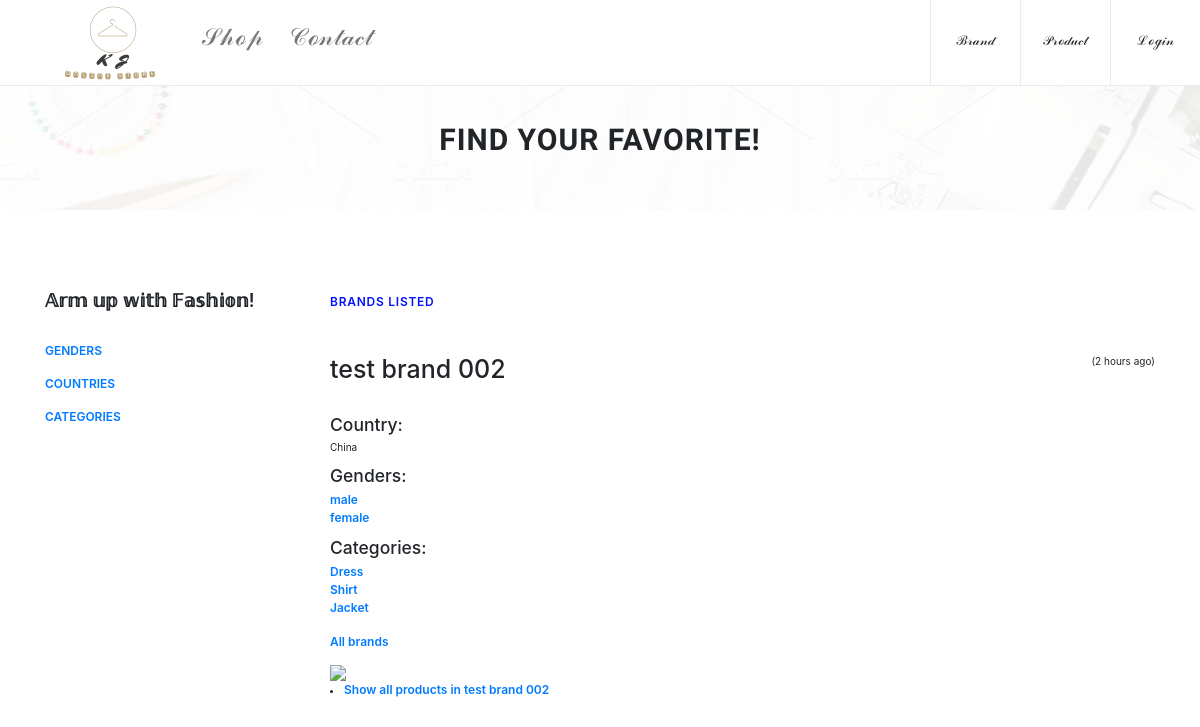
The app's page /brand/9 with its own data.
### fashions/models.py (models this page shows, shortened)
class Brand(models.Model) :
    name = models.CharField(
            max_length=200,
            validators=[MinLengthValidator(2, "Title must be greater than 2 characters")]
    )
    discription = models.TextField(
        validators=[MinLengthValidator(3, "Discription must be greater than 3 characters")]
    )
    owner = models.ForeignKey(settings.AUTH_USER_MODEL, on_delete=models.CASCADE)
    nation = models.ForeignKey(Nation, on_delete=models.CASCADE, null=True)
    categories = models.ManyToManyField(Category, help_text='Choose the categories this brand have')
    genders = models.ManyToManyField(Gender, help_text='Choose the target genders this brand have')
    created_at = models.DateTimeField(auto_now_add=True)
    updated_at = models.DateTimeField(auto_now=True)
    picture = models.BinaryField(null=True, editable=True, blank=True)
    content_type = models.CharField(max_length=256, null=True, help_text='The MIMEType of the file')

class Nation(models.Model) :
    name = models.CharField(
            max_length=200,
            validators=[MinLengthValidator(2, "Name must be greater than 2 characters")]
    )
    picture = models.BinaryField(null=True, editable=True, blank=True)
    def __str__(self):
        return self.name

class Gender(models.Model) :
    name = models.CharField(
            max_length=200,
            validators=[MinLengthValidator(2, "Name must be greater than 2 characters")]
    )

class Category(models.Model) :
    name = models.CharField(
            max_length=200,
            validators=[MinLengthValidator(2, "Title must be greater than 2 characters")]
    )
    discription = models.TextField(
        validators=[MinLengthValidator(3, "Discription must be greater than 3 characters")]
    )
    created_at = models.DateTimeField(auto_now_add=True)
    updated_at = models.DateTimeField(auto_now=True)

### fashions/views.py (the view)
# urls.py: path('brand/<int:pk>', views.BrandDetailView.as_view(), name='brand_detail'),
class BrandDetailView(OwnerDetailView):
    model = Brand
    template_name = "fashions/brand_detail.html"
    def get(self, request, pk) :
        brand = Brand.objects.get(id=pk)
        products = Product.objects.filter(brand=brand).order_by('-updated_at')
        gender_list = Gender.objects.all()
        nation_list = Nation.objects.all()
        category_list = Category.objects.all()
        brand_categories = brand.categories.all()
        brand_genders = brand.genders.all()
        context = { 'brand': brand, 'products': products, 'gender_list': gender_list, \
            'nation_list' : nation_list, 'category_list' : category_list, 'brand_categories': brand_categories, \
                'brand_genders' : brand_genders}
        return render(request, self.template_name, context)

### home/context_processors.py (called while the page is built)
def settings(request):
    return {
        'settings': django_settings,
    }

### fashions/templates/fashions/brand_detail.html (shortened to what this page needs)
{% extends "fashions/base_menu.html" %}
{% load app_tags %}
{% load staticfiles %}
{% load humanize %}
{% block navbar %}
<header class="header_area">
        <div class="classy-nav-container breakpoint-off d-flex align-items-center justify-content-between">
            <nav class="classy-navbar" id="essenceNav">
                <a class="nav-brand" href="#"><img src="{% static 'KJlogo.png' %}" alt="" width="100" height="100"></a>
                <div class="classy-menu">
                    <div class="classynav">
                        <ul>
                            <li><a href="{% url 'fashions:brand' %}"><font size="+2"> 𝒮𝒽ℴ𝓅 </font></a>
                            </li>
                            <li><a href="#"><font size="+2"> 𝒞ℴ𝓃𝓉𝒶𝒸𝓉 </font></a></li>
                        </ul>
                    </div>
                </div>
            </nav>
            <div class="header-meta d-flex clearfix justify-content-end">
                <div class="favourite-area">
                    <a href="{% url 'fashions:brand' %}"><font size="-1"> ℬ𝓇𝒶𝓃𝒹 </font></a>
                </div>
                <div class="favourite-area">
                    <a href="{% url 'fashions:product' %}"><font size="-1"> 𝒫𝓇ℴ𝒹𝓊𝒸𝓉 </font></a>
                </div>
                <div class="user-login-info">
                    {% if user.is_authenticated %}
                    <a href="{% url 'logout' %}?next={% url 'fashions:brand' %}"><font size="-1"> ℒℴℊℴ𝓊𝓉 </font></a>
                    {% else %}
                    <a href="{% url 'login' %}?next={% url 'fashions:brand' %}"><font size="-1"> ℒℴℊ𝒾𝓃 </font></a>
                    {% endif %}
                </div>
            </div>
        </div>
    </header>
            <div class="breadcumb_area bg-img" style="background-image: url({% static 'img/title_br.jpg' %});">
                <div class="container h-100">
                    <div class="row h-100 align-items-center">
                        <div class="col-12">
                            <div class="page-title text-center">
                                <h2>Find your favorite!</h2>
                            </div>
                        </div>
                    </div>
                </div>
            </div>
    <section class="shop_grid_area section-padding-80">
        <div class="container">
            <div class="row">
                <div class="col-12 col-md-4 col-lg-3">
                    <div class="shop_sidebar_area">
                        <div class="widget catagory mb-50">
                            <h6 class="widget-title mb-30"> 𝔸𝕣𝕞 𝕦𝕡 𝕨𝕚𝕥𝕙 𝔽𝕒𝕤𝕙𝕚𝕠𝕟! </h6>
                            <div class="catagories-menu">
                                <ul id="menu-content2" class="menu-content collapse show">
                                    <li data-toggle="collapse" data-target="#gender">
                                        <a href="#">Genders</a>
                                <li data-toggle="collapse" data-target="#country">
                                    <a href="#">Countries</a>
                                </li>
                                <li data-toggle="collapse" data-target="#category">
                                        <a href="#">Categories</a>
                                </li>
                                </ul>
                            </div>
                        </div>
                    </div>
                </div>
                <div class="col-12 col-md-8 col-lg-9">
                    <div class="shop_grid_product_area">
                        <div class="row">
                            <div class="col-12">
                                <div class="product-topbar d-flex align-items-center justify-content-between">
                                    <div class="total-products">
                                        <p><span>Brands listed</span></p>
                                    </div>
                                </div>
                            </div>
                        </div>
                        <span style="float: right;">
                                ({{ brand.updated_at|naturaltime }})
                        </span>
                                <h1>{{ brand.name }}</h1>
                                <br>
                                <p>
                                    <h3> Country: </h3> {{ brand.nation }}
                                </p>
                                <p>
                                    <h3>Genders: </h3>
                                    {% if brand_genders %}
                                    <ul>
                                        {% for gender in brand_genders %}
                                        <li>
                                            <a href="{% url 'fashions:filteredbrand' 0 gender.id 0 %}">{{ gender.name }}</a>
                                            <br/>
                                        </li>
                                        {% endfor %}
                                    </ul>
                                    {% else %}
                                        <p>There are no categories currently.</p>
                                    {% endif %}
                                </p>
                                <p>
                                    <h3>Categories: </h3>
                                    {% if brand_categories %}
                                    <ul>
                                        {% for category in brand_categories %}
                                        <li>
                                            <a href="{% url 'fashions:filteredbrand' category.id 0 0 %}">{{ category.name }}</a>
                                            <br/>
                                        </li>
                                        {% endfor %}
                                    </ul>
                                    {% else %}
                                        <p>There are no categories currently.</p>
                                    {% endif %}
                                </p>
                                <p>
                                <a href="{% url 'fashions:all' %}">All brands</a>
                                </p>
                                {% if brand.content_type %}
                                <img style="float:center; max-width:50%;" src="{% url 'fashions:brand_picture' brand.id %}">
                                {% endif %}
                                <li data-toggle="collapse" data-target="#product">
                                        <a href="#">Show all products in {{ brand.name}}</a>
                                </li>
                </div>
            </div>
        </div>
    </section>
{% endblock %}

### home/static/css/core-style.css (style rules this page uses)
* { margin: 0; padding: 0; }
body { font-family: "Poppins", sans-serif; font-size: 14px; background-color: #ffffff; margin-top: 85px; }
h1, h2, h3, h4, h5, h6 { color: #000000; line-height: 1.3; font-weight: 700; font-family: "Ubuntu", sans-serif; }
p { color: #787878; font-size: 14px; line-height: 2; font-weight: 400; }
a { -webkit-transition: all 500ms ease 0s; transition: all 500ms ease 0s; text-decoration: none; outline: 0 solid transparent; color: #000000; font-weight: 600; font-size: 12px; }
ul, ol { margin: 0; }
ul li, ol li { list-style: none; }
img { height: auto; max-width: 100%; }
.mb-30 { margin-bottom: 30px !important; }
.mb-50 { margin-bottom: 50px !important; }
.section-padding-80 { padding-top: 80px; padding-bottom: 80px; }
.bg-img { background-position: center center; background-size: cover; background-repeat: no-repeat; }
.header_area { position: fixed; z-index: 900; top: 0; left: 0; width: 100%; border-bottom: 1px solid #ebebeb; -webkit-transition-duration: 500ms; transition-duration: 500ms; }
.header_area .classy-navbar, .header_area .header-meta { -webkit-box-flex: 0; -ms-flex: 0 0 50%; flex: 0 0 50%; min-width: 50%; width: 50%; }
.header_area .classy-navbar { height: 85px; padding: 5px 0 5px 5%; }
.header_area .header-meta { height: 85px; position: relative; z-index: 1; }
.header_area .classynav ul li a { font-size: 16px; color: #787878; }
.header_area .favourite-area a, .header_area .user-login-info a, .header_area .cart-area a { position: relative; z-index: 1; -webkit-box-flex: 0; -ms-flex: 0 0 90px; flex: 0 0 90px; width: 90px; display: block; text-align: center; border-left: 1px solid #ebebeb; height: 100%; line-height: 80px; }
.breadcumb_area { position: relative; z-index: 1; width: 100%; height: 140px; }
.breadcumb_area:after { background-color: rgba(255, 255, 255, 0.9); position: absolute; width: 100%; height: 100%; left: 0; top: 0; z-index: -5; content: ''; }
.breadcumb_area .page-title h2 { font-size: 30px; text-transform: uppercase; font-weight: 700; font-family: "Ubuntu", sans-serif; letter-spacing: 1px; margin-bottom: 0; }
.widget { position: relative; z-index: 1; }
.widget .widget-title { font-size: 18px; text-transform: capitalize; font-weight: 600; }
.widget .catagories-menu li > a { text-transform: uppercase; font-size: 12px; margin-bottom: 15px; display: block; }
.product-topbar { position: relative; z-index: 100; margin-bottom: 40px; }
.product-topbar .total-products p { margin-bottom: 0; font-size: 12px; font-weight: 600; color: #000000; text-transform: uppercase; letter-spacing: 0.75px; }
.product-topbar .total-products p span { color: #0315ff; }

### records on screen
Brand: updated_at "2 hours ago", name "test brand 002", nation "China"
Gender: name "male"
Gender: name "female"
Category: name "Dress"
Category: name "Shirt"
Category: name "Jacket"
